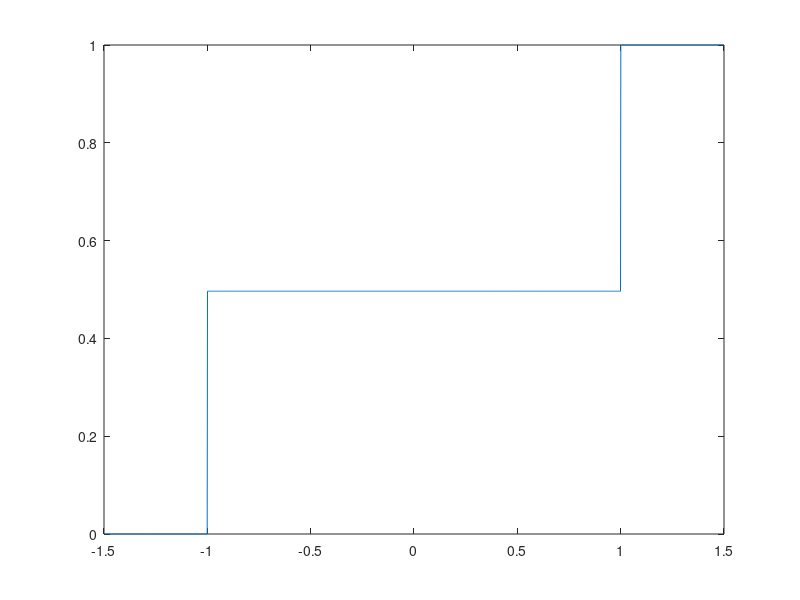
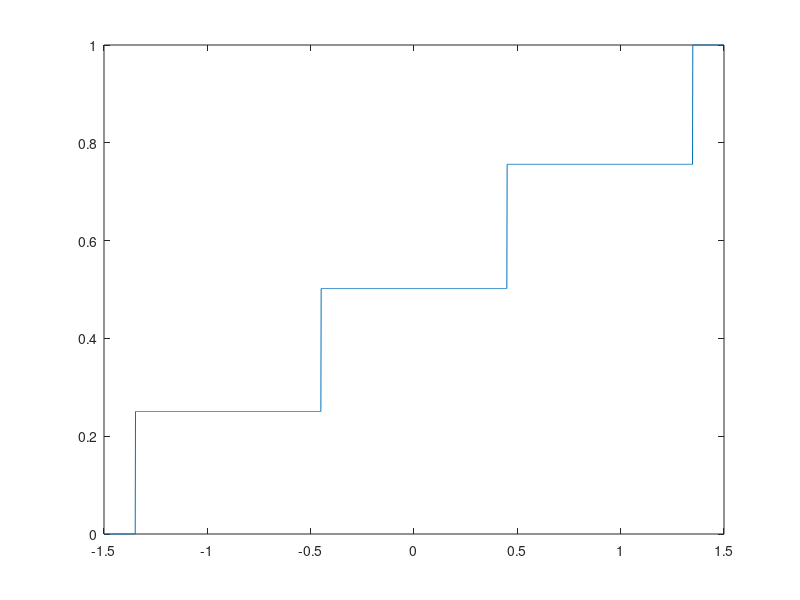

These charts were generated, in order, by the following MATLAB code: (Note: this script raises an error after producing the figures.)
%% Theoretical F calculation for M-PAM
M=2;
y=[];
b_in = randi([0 M-1], 2000, 1);
x = pammod(b_in, M);
x=x/rms(x);
theoretical_F_2PAM=[];
t_range=linspace(-1.5,1.5,2008);
for t=1:length(t_range)
    temp=x<=t_range(t);
    temp_avg=mean(temp);
    theoretical_F_2PAM(t)=temp_avg;
end
figure
plot(t_range,theoretical_F_2PAM)

M=4;
y=[];
b_in = randi([0 M-1], 2000, 1);
x = pammod(b_in, M);
x=x/rms(x);
theoretical_F_4PAM=[];
t_range=linspace(-1.5,1.5,2008);
for t=1:length(t_range)
    temp=x<=t_range(t);
    temp_avg=mean(temp);
    theoretical_F_4PAM(t)=temp_avg;
end
figure
plot(t_range,theoretical_F_4PAM)
%% PAM
fc=2*10^6;
fs=4*10^6;
Ts=1/fs;
SNR_range=0:20;
P_PAM=[];
M_range=[2,4];
t_range=linspace(-1.5,1.5,2008);

for s=1:length(SNR_range)
    disp(SNR_range(s))
    SNR_lin=10^(SNR_range(s)/10);
    correct_class=0;
    for m=1:1000
        in_type=randi(length(M_range),1);
        M=M_range(in_type);
%         fprintf('The tx modulation level is %d \n',M)
        y=[];
        
        b_in = randi([0 M-1], 2000, 1);
        x = pammod(b_in, M);
        x=x/rms(x);
        xpow=rms(x);
        x_upsampled=upsample(x,4);

        filtr=rcosdesign(0.5,8,4);
        filtr=filtr/norm(filtr);
        
        x_filtered = conv(x_upsampled,filtr);
        x_filtered=x_filtered/rms(x_filtered);

        for n=1:length(x_filtered)
            noise = sqrt(rms(x_filtered(n)*exp(1j*2*pi*fc*n*Ts))^2/(2*200))*(randn(size(x_filtered(n)*exp(1j*2*pi*fc*n*Ts))) + 1j* randn(size(x_filtered(n)*exp(1j*2*pi*fc*n*Ts))));
            y(n)=x_filtered(n)*exp(1j*2*pi*fc*n*Ts)+noise;
        end
        y=downsample(y,4);
        fun=[];
        
        for t=1:length(t_range)
            temp=y<=t_range(t);
            temp_avg=mean(temp);
            fun(t)=temp_avg;
        end

        dist=[];
        dist=[dist norm(fun-theoretical_F_2PAM)];
        dist=[dist norm(fun-theoretical_F_4PAM)];
        [dist_val, dist_index]=min(dist);
%         fprintf('The tx modulation level is %d \n',M_range(dist_index))
        if M==M_range(dist_index)
        correct_class=correct_class+1;
        end
    end
    
    acc=correct_class/m;
    P_PAM=[P_PAM acc];
    
end
%%
figure
plot(SNR_range,P_PAM,'linewidth',2)
ylim([0 1])
xlabel('SNR (dB)','FontSize',13), ylabel('Probability of Classification','FontSize',13)
title('Performance of MLC block for PAM','FontSize',15)